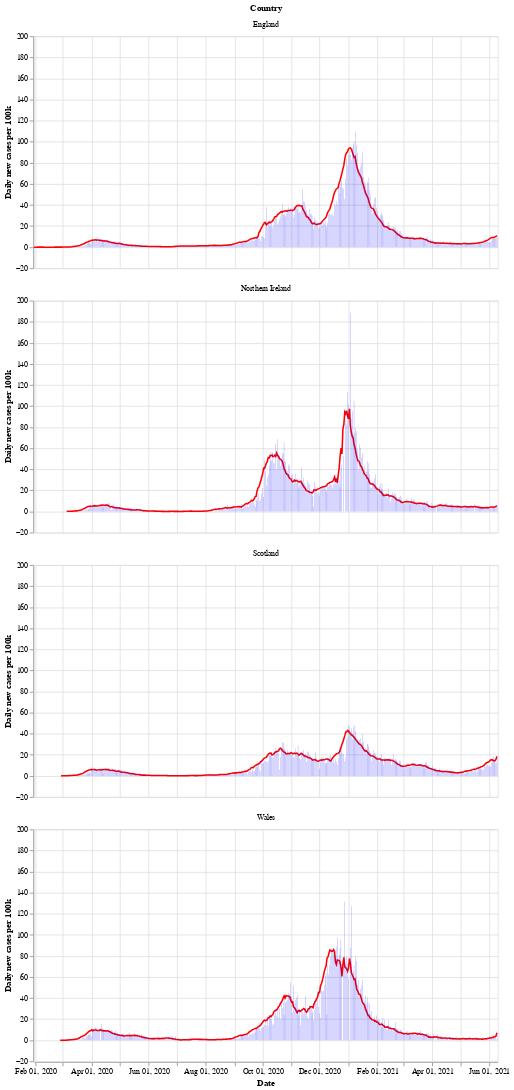

The code cell stored with this chart in its notebook:
### Markdown cell above
Next is a bar chart of the number of new cases in each country (per 100k population), with the 7 day moving average of cases. Again we see that Wales saw a longer period of raising and falling cases compared to the other countries.

After a period of cases falling, each nation is now seeing a rise in the number of cases - especially in Wales.

### Code cell
# collapse
bars = alt.Chart(uk_cases).mark_bar().encode(
    x=alt.X("yearmonthdate(date):T", axis=alt.Axis(title='Date')),
    y=alt.Y("newCasesRate:Q", axis=alt.Axis(title='Daily new cases per 100k')),
    tooltip='newCasesRate',
    color=alt.condition(
        alt.datum.dailyChange > 0,
        alt.value("orange"),  # The positive color
        alt.value("blue")  # The negative color
    )
).properties(title='New cases per 100k population with rolling 7 day average', width=600).interactive()
line = alt.Chart(uk_cases).mark_line(
    color='red',
    size=2,
).transform_window(
    rolling_mean='mean(newCasesRate)',
    frame=[0, 7],
    groupby=['areaName']
).encode(
    x='yearmonthdate(date):T',
    y='rolling_mean:Q'
)
alt.layer(line, bars, data=uk_cases).facet(alt.Row('areaName', title='Country'), columns=1)

### Figure 1 — Vega-Lite specification as saved in the notebook (floating-point values rounded to 4 significant figures; data arrays with more than 128 entries replaced by an {"elided": "..."} marker saying what was removed)
{"config": {"view": {"continuousWidth": 400, "continuousHeight": 300}}, "data": {"name": "data-83e599e889aab89de47f98b1549f6853"}, "facet": {"type": "nominal", "field": "areaName", "title": "Country"}, "spec": {"layer": [{"mark": {"type": "line", "color": "red", "size": 2}, "encoding": {"x": {"type": "temporal", "field": "date", "timeUnit": "yearmonthdate"}, "y": {"type": "quantitative", "field": "rolling_mean"}}, "transform": [{"window": [{"op": "mean", "field": "newCasesRate", "as": "rolling_mean"}], "frame": [0, 7], "groupby": ["areaName"]}]}, {"mark": "bar", "encoding": {"color": {"condition": {"value": "orange", "test": "(datum.dailyChange > 0)"}, "value": "blue"}, "tooltip": {"type": "quantitative", "field": "newCasesRate"}, "x": {"type": "temporal", "axis": {"title": "Date"}, "field": "date", "timeUnit": "yearmonthdate"}, "y": {"type": "quantitative", "axis": {"title": "Daily new cases per 100k"}, "field": "newCasesRate"}}, "selection": {"selector002": {"type": "interval", "bind": "scales", "encodings": ["x", "y"]}}, "title": "New cases per 100k population with rolling 7 day average", "width": 600}]}, "columns": 1, "$schema": "https://vega.github.io/schema/vega-lite/v4.8.1.json", "datasets": {"data-83e599e889aab89de47f98b1549f6853": {"elided": "1896 records"}}}
